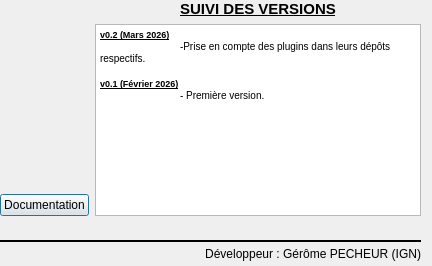
<?xml version="1.0" encoding="UTF-8"?>
<ui version="4.0">
 <class>DialogAide</class>
 <widget class="QDialog" name="DialogAide">
  <property name="geometry">
   <rect>
    <x>0</x>
    <y>0</y>
    <width>432</width>
    <height>266</height>
   </rect>
  </property>
  <property name="minimumSize">
   <size>
    <width>432</width>
    <height>266</height>
   </size>
  </property>
  <property name="maximumSize">
   <size>
    <width>432</width>
    <height>266</height>
   </size>
  </property>
  <property name="windowTitle">
   <string>A propos du plugin</string>
  </property>
  <property name="windowIcon">
   <iconset>
    <normaloff>icons/icon_principal.PNG</normaloff>icons/icon_principal.PNG</iconset>
  </property>
  <widget class="QWidget" name="layoutWidget">
   <property name="geometry">
    <rect>
     <x>0</x>
     <y>0</y>
     <width>421</width>
     <height>261</height>
    </rect>
   </property>
   <layout class="QGridLayout" name="gridLayout">
    <item row="0" column="0" rowspan="2">
     <widget class="QLabel" name="label_2">
      <property name="sizePolicy">
       <sizepolicy hsizetype="Minimum" vsizetype="Fixed">
        <horstretch>0</horstretch>
        <verstretch>0</verstretch>
       </sizepolicy>
      </property>
      <property name="minimumSize">
       <size>
        <width>0</width>
        <height>0</height>
       </size>
      </property>
      <property name="maximumSize">
       <size>
        <width>100</width>
        <height>100</height>
       </size>
      </property>
      <property name="baseSize">
       <size>
        <width>0</width>
        <height>0</height>
       </size>
      </property>
      <property name="text">
       <string/>
      </property>
      <property name="pixmap">
       <pixmap>icons/logo_IGN.png</pixmap>
      </property>
      <property name="scaledContents">
       <bool>true</bool>
      </property>
      <property name="alignment">
       <set>Qt::AlignCenter</set>
      </property>
     </widget>
    </item>
    <item row="0" column="1">
     <widget class="QLabel" name="label">
      <property name="font">
       <font>
        <pointsize>11</pointsize>
        <weight>75</weight>
        <bold>true</bold>
        <underline>true</underline>
       </font>
      </property>
      <property name="text">
       <string>SUIVI DES VERSIONS</string>
      </property>
      <property name="alignment">
       <set>Qt::AlignCenter</set>
      </property>
     </widget>
    </item>
    <item row="1" column="1" rowspan="2">
     <widget class="QTextEdit" name="textEdit">
      <property name="readOnly">
       <bool>true</bool>
      </property>
      <property name="html">
       <string>&lt;!DOCTYPE HTML PUBLIC &quot;-//W3C//DTD HTML 4.0//EN&quot; &quot;http://www.w3.org/TR/REC-html40/strict.dtd&quot;&gt;
&lt;html&gt;&lt;head&gt;&lt;meta name=&quot;qrichtext&quot; content=&quot;1&quot; /&gt;&lt;style type=&quot;text/css&quot;&gt;
p, li { white-space: pre-wrap; }
&lt;/style&gt;&lt;/head&gt;&lt;body style=&quot; font-family:'MS Shell Dlg 2'; font-size:7.8pt; font-weight:400; font-style:normal;&quot;&gt;
&lt;p style=&quot; margin-top:0px; margin-bottom:0px; margin-left:0px; margin-right:0px; -qt-block-indent:0; text-indent:0px;&quot;&gt;&lt;span style=&quot; font-size:7pt; font-weight:600; text-decoration: underline;&quot;&gt;v0.2 (Mars 2026)&lt;/span&gt;&lt;/p&gt;
&lt;p style=&quot; margin-top:0px; margin-bottom:0px; margin-left:0px; margin-right:0px; -qt-block-indent:0; text-indent:0px;&quot;&gt;&lt;span style=&quot; font-size:7pt;&quot;&gt;	&lt;/span&gt;-Prise en compte des plugins dans leurs dépôts respectifs.&lt;/p&gt;
&lt;p style=&quot;-qt-paragraph-type:empty; margin-top:0px; margin-bottom:0px; margin-left:0px; margin-right:0px; -qt-block-indent:0; text-indent:0px;&quot;&gt;&lt;br /&gt;&lt;/p&gt;
&lt;p style=&quot; margin-top:0px; margin-bottom:0px; margin-left:0px; margin-right:0px; -qt-block-indent:0; text-indent:0px;&quot;&gt;&lt;span style=&quot; font-size:7pt; font-weight:600; text-decoration: underline;&quot;&gt;v0.1 (Février 2026)&lt;/span&gt;&lt;/p&gt;
&lt;p style=&quot; margin-top:0px; margin-bottom:0px; margin-left:0px; margin-right:0px; -qt-block-indent:0; text-indent:0px;&quot;&gt;&lt;span style=&quot; font-size:7pt;&quot;&gt;	&lt;/span&gt;- Première version.&lt;/p&gt;
&lt;p style=&quot;-qt-paragraph-type:empty; margin-top:0px; margin-bottom:0px; margin-left:0px; margin-right:0px; -qt-block-indent:0; text-indent:0px;&quot;&gt;&lt;br /&gt;&lt;/p&gt;&lt;/body&gt;&lt;/html&gt;</string>
      </property>
     </widget>
    </item>
    <item row="2" column="0">
     <widget class="QPushButton" name="pushButtonAffichedoc">
      <property name="maximumSize">
       <size>
        <width>200</width>
        <height>16777215</height>
       </size>
      </property>
      <property name="text">
       <string>Documentation</string>
      </property>
     </widget>
    </item>
    <item row="3" column="0" rowspan="2" colspan="2">
     <widget class="Line" name="line">
      <property name="frameShadow">
       <enum>QFrame::Plain</enum>
      </property>
      <property name="lineWidth">
       <number>2</number>
      </property>
      <property name="orientation">
       <enum>Qt::Horizontal</enum>
      </property>
     </widget>
    </item>
    <item row="4" column="1">
     <widget class="QLabel" name="label_4">
      <property name="minimumSize">
       <size>
        <width>0</width>
        <height>30</height>
       </size>
      </property>
      <property name="text">
       <string>Développeur : Gérôme PECHEUR (IGN)</string>
      </property>
      <property name="alignment">
       <set>Qt::AlignBottom|Qt::AlignRight|Qt::AlignTrailing</set>
      </property>
     </widget>
    </item>
   </layout>
  </widget>
 </widget>
 <resources/>
 <connections/>
</ui>
